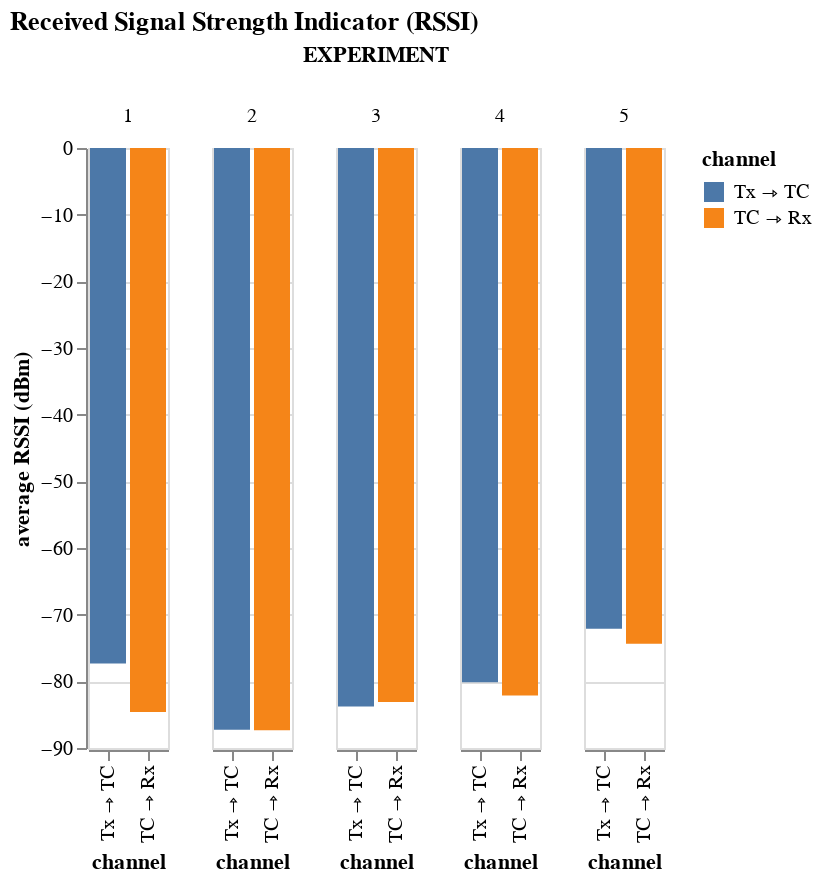

Write notebook code for a chart like this one.
### Markdown cell above
### RSSI

### Code cell
alt.Chart(Metrics_df, title="Received Signal Strength Indicator (RSSI)").mark_bar().transform_calculate(
    channel="datum.FROM + ' ⇾ ' + datum.TO"
).encode(
    x=alt.X('channel:N', sort="descending"),
    y=alt.Y("average(RSSI)", title = "average RSSI (dBm)"),
    color=alt.Color('channel:N', sort="descending"),
    column="EXPERIMENT:N"
)

### Figure 1 — Vega-Lite specification as saved in the notebook (floating-point values rounded to 4 significant figures; data arrays with more than 128 entries replaced by an {"elided": "..."} marker saying what was removed)
{"config": {"view": {"continuousWidth": 400, "continuousHeight": 300}}, "data": {"name": "data-e31a1f1d07f7e173572a7778f730ce06"}, "mark": "bar", "encoding": {"color": {"field": "channel", "sort": "descending", "type": "nominal"}, "column": {"field": "EXPERIMENT", "type": "nominal"}, "x": {"field": "channel", "sort": "descending", "type": "nominal"}, "y": {"aggregate": "average", "field": "RSSI", "title": "average RSSI (dBm)", "type": "quantitative"}}, "title": "Received Signal Strength Indicator (RSSI)", "transform": [{"calculate": "datum.FROM + ' ⇾ ' + datum.TO", "as": "channel"}], "$schema": "https://vega.github.io/schema/vega-lite/v4.17.0.json", "datasets": {"data-e31a1f1d07f7e173572a7778f730ce06": {"elided": "809 records"}}}
